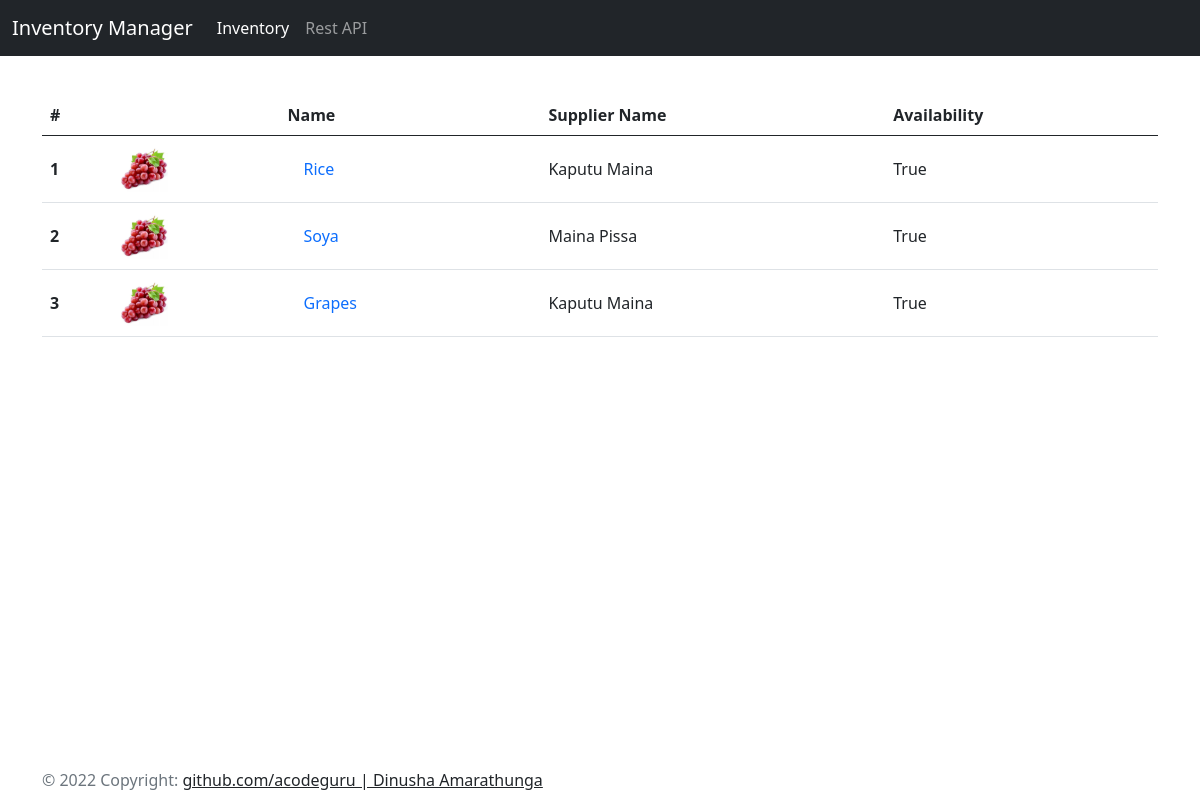
Screenshot of /inventory/ with the database file from the repository.
### inventory/models.py (models this page shows, shortened)
class Inventory(models.Model):
    id = models.UUIDField(primary_key=True, default=uuid.uuid4, editable=False)
    name = models.CharField(max_length=200)
    description = models.CharField(max_length=200)
    note = models.TextField()
    stock = models.IntegerField()
    availability = models.BooleanField(default=False, blank=True, null=True)
    supplier = models.ForeignKey(Supplier, on_delete=models.CASCADE,)
    objects = models.Manager()

### supplier/models.py (models this page shows, shortened)
class Supplier(models.Model):
    id = models.UUIDField(primary_key=True, default=uuid.uuid4, editable=False)
    name = models.CharField(max_length=200)
    objects = models.Manager()

### inventory/views_page.py (the view)
# urls.py: path('inventory/', views_page.inventoryList, name="inventory-page-list"),
def inventoryList(request):
    inventories = Inventory.objects.all()
    for k,vals in request.GET.lists():
        for v in vals:
            inventories = inventories.filter(**{"%s__icontains" % k: v})
    return render(request, 'inventory/view_list.html', {'inventories': inventories, 'page_title': "Inventory List"})

### templates/inventory/view_list.html
{% extends "base/base_site.html" %}
{% load static %}
{% block content %}
<table class="table">
  <thead>
    <tr>
      <th scope="col">#</th>
      <th scope="col"></th>
      <th scope="col">Name</th>
      <th scope="col">Supplier Name</th>
      <th scope="col">Availability</th>
    </tr>
  </thead>
  <tbody>
    {% for inventory in inventories %}
    <tr>
      <th scope="row" class="align-middle">{{ forloop.counter }}</th>
      <th class="align-middle"><img src="{% static 'imgs/products/grapes.jpg' %}" class="img-rounded" width="50" height="50"></th>
      <td class="align-middle"><a class="nav-link" href="/inventory/{{inventory.id}}">{{ inventory.name | title }} </a></td>
      <td class="align-middle">{{ inventory.supplier.name | capfirst}}</td>
      <td class="align-middle">{{ inventory.availability }}</td>
    </tr>
  {% endfor %}
  </tbody>
</table>
{% endblock  %}

### rows the page displays
Inventory: name "Rice", supplier.name "Kaputu Maina", availability "True"
Inventory: name "Soya", supplier.name "Maina Pissa", availability "True"
Inventory: name "Grapes", supplier.name "Kaputu Maina", availability "True"
